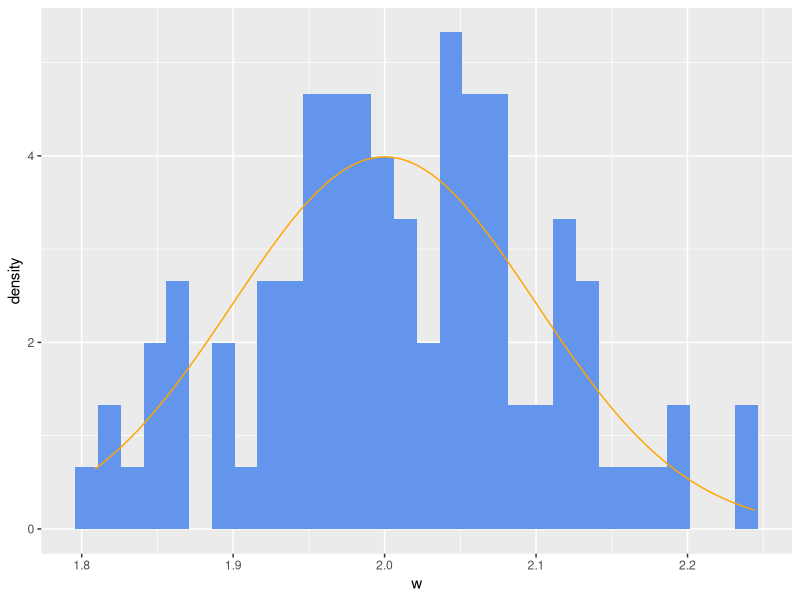

Write the R code that produced this figure.
## ---- chunk 1
knitr::opts_chunk$set(echo = TRUE)
## ---- chunk 2
library(dplyr)
library(ggplot2)
## ---- chunk 3
# Step 1: set a seed for random number generation
set.seed(77926)
# Step 2: generate 100 random samples from a Normal(0, 1) distribution, save in a data frame
sample_data <- data.frame(
  x = rnorm(n = 100, mean = 0, sd = 1)
)
# Step 3: add a second variable to the data frame obtained by transforming x.
# We can see the result of this by looking at the data frame with the View() function
sample_data <- sample_data %>%
  mutate(
    w = x * 0.1 + 2
  )
View(sample_data)

# Step 4: make a "density" histogram, overlaid with the pdf of the transformed normal distribution
ggplot(data = sample_data, mapping = aes(x = w)) +
  geom_histogram(mapping = aes(y = ..density..), fill = "cornflowerblue") +
  stat_function(fun = dnorm, args = list(mean = 2, sd = 0.1), color = "orange")

# Step 5: evaluate the pdf and cdf at a single point, w = 2
dnorm(2, mean = 2, sd = 0.1)
pnorm(2, mean = 2, sd = 0.1)
## ---- chunk 4

## ---- chunk 5

## ---- chunk 6

## ---- chunk 7

## ---- chunk 8

## ---- chunk 9

## ---- chunk 10

## ---- chunk 11

## ---- chunk 12

